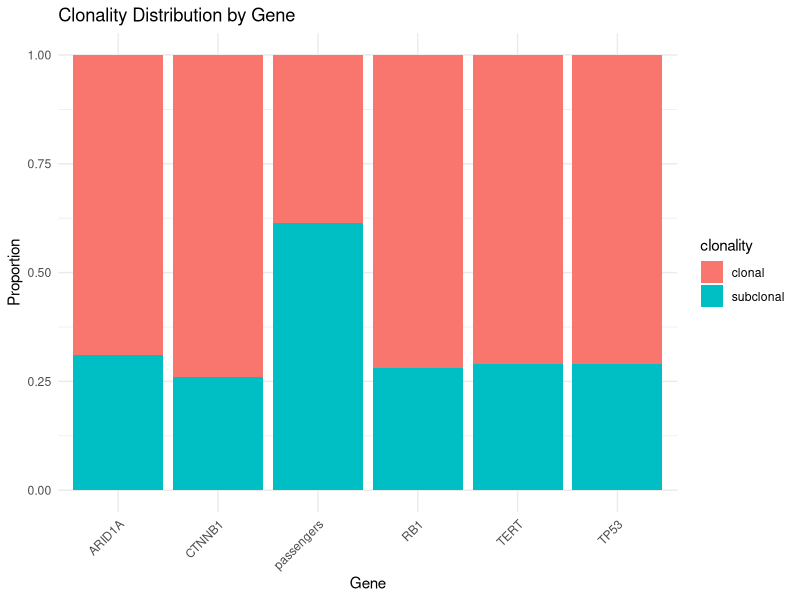

The R source for this figure:
# Example: Testing clonality enrichment for driver vs passenger mutations

# Create contingency table
# Rows: Mutation type (Driver, Passenger)
# Columns: Clonality status (Clonal, Subclonal)

clonality_data <- matrix(
    c(
        # Clonal  Subclonal
        45, 15, # Driver mutations
        120, 200 # Passenger mutations
    ),
    nrow = 2, byrow = TRUE,
    dimnames = list(
        c("Driver", "Passenger"),
        c("Clonal", "Subclonal")
    )
)

print(clonality_data)

# Perform Fisher's exact test
fisher_result <- fisher.test(clonality_data)
print(fisher_result)

# Extract key results
cat("P-value:", fisher_result$p.value, "\n")
cat("Odds Ratio:", fisher_result$estimate, "\n")
cat("95% CI:", fisher_result$conf.int[1], "-", fisher_result$conf.int[2], "\n")

# Chi-square test for the same data
chisq_result <- chisq.test(clonality_data)
print(chisq_result)

# Check expected frequencies (should be >5 for valid chi-square)
print("Expected frequencies:")
print(chisq_result$expected)

# Extract results
cat("Chi-square statistic:", chisq_result$statistic, "\n")
cat("P-value:", chisq_result$p.value, "\n")
cat("Degrees of freedom:", chisq_result$parameter, "\n")

# Example: Testing multiple candidate driver genes
library(dplyr)

# Create sample data for multiple genes
set.seed(123)
gene_data <- data.frame(
  gene = rep(c("TP53", "CTNNB1", "TERT", "ARID1A", "RB1"), each = 100),
  mutation_type = "driver",
  clonality = sample(c("clonal", "subclonal"), 500, replace = TRUE, prob = c(0.7, 0.3))
)

# Add passenger mutations as control
passenger_data <- data.frame(
  gene = "passengers",
  mutation_type = "passenger", 
  clonality = sample(c("clonal", "subclonal"), 1000, replace = TRUE, prob = c(0.4, 0.6))
)

# Combine data
all_data <- rbind(gene_data, passenger_data)

# Test each driver gene vs passengers
driver_genes <- c("TP53", "CTNNB1", "TERT", "ARID1A", "RB1")
results <- data.frame()

for (gene in driver_genes) {
    # Create 2x2 table for current gene vs passengers
    gene_subset <- subset(all_data, gene == gene | gene == "passengers")

    contingency <- table(gene_subset$mutation_type, gene_subset$clonality)

    # Fisher's exact test
    fisher_test <- fisher.test(contingency)

    # Store results
    results <- rbind(results, data.frame(
        gene = gene,
        p_value = fisher_test$p.value,
        odds_ratio = fisher_test$estimate,
        ci_lower = fisher_test$conf.int[1],
        ci_upper = fisher_test$conf.int[2]
    ))
}

# Apply multiple testing correction
results$p_adjusted <- p.adjust(results$p_value, method = "BH")

# Display results
print(results)

# Identify significantly enriched genes (p < 0.05)
significant_genes <- subset(results, p_adjusted < 0.05)
cat("Genes with significant clonality enrichment:\n")
print(significant_genes$gene)

# Visualize clonality patterns
library(ggplot2)

# Create summary data for plotting
summary_data <- all_data |>
  group_by(gene, clonality) |>
  summarise(count = n(), .groups = "drop") |>
  group_by(gene) |>
  mutate(proportion = count / sum(count))

# Plot clonal vs subclonal proportions
ggplot(summary_data, aes(x = gene, y = proportion, fill = clonality)) +
  geom_bar(stat = "identity", position = "stack") +
  theme_minimal() +
  labs(title = "Clonality Distribution by Gene",
       x = "Gene", y = "Proportion") +
  theme(axis.text.x = element_text(angle = 45, hjust = 1))
